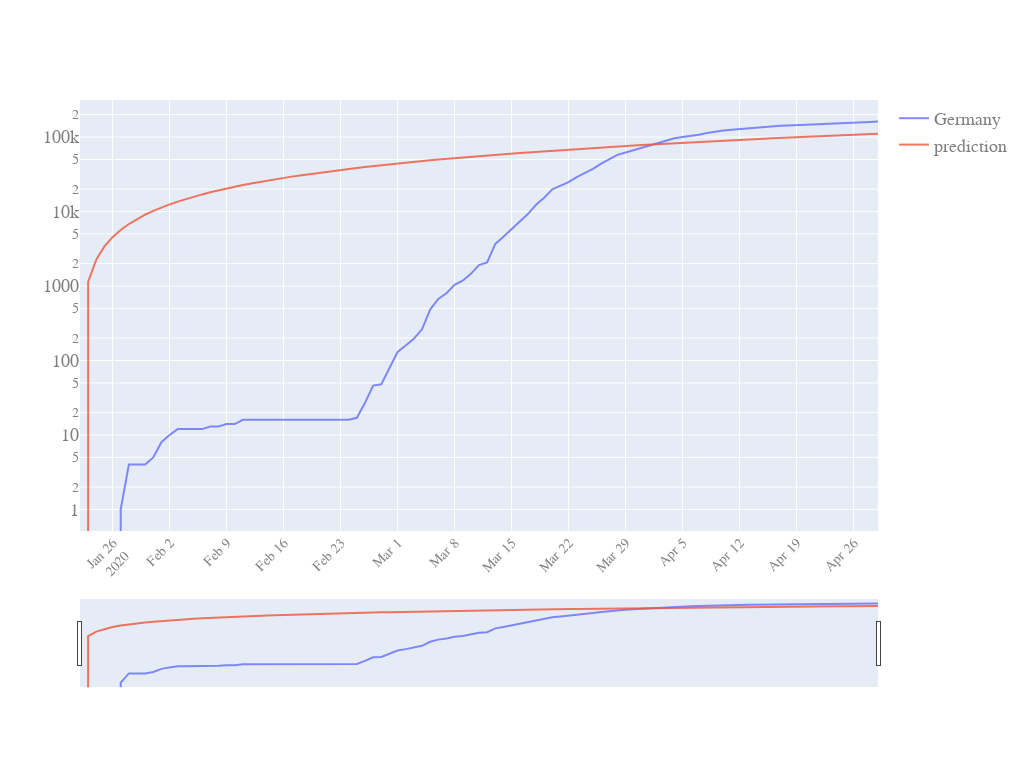

Here is the notebook cell this chart was saved with:
### Code cell
quick_plot(LR_inspect.date,
           LR_inspect.iloc[:,1:],
           y_scale='log',
           slider=True)
